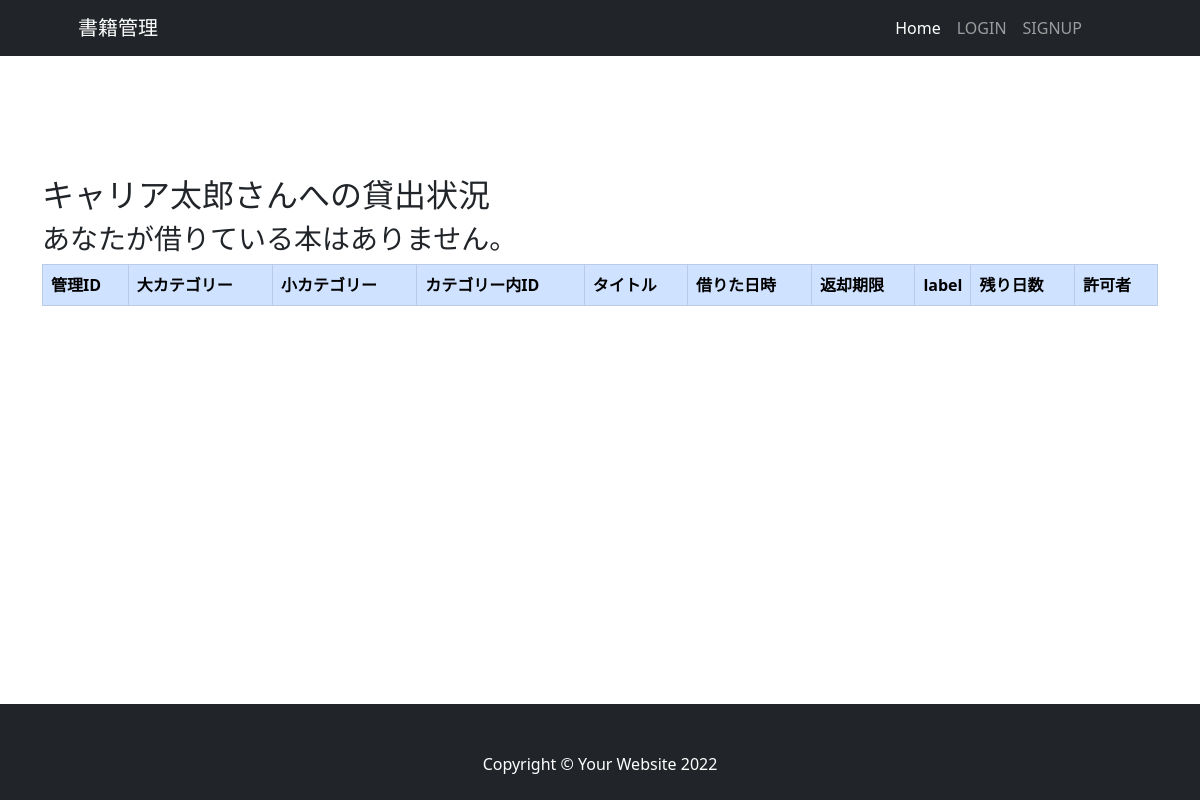
The app's page /detail_status_user/2/, older data.
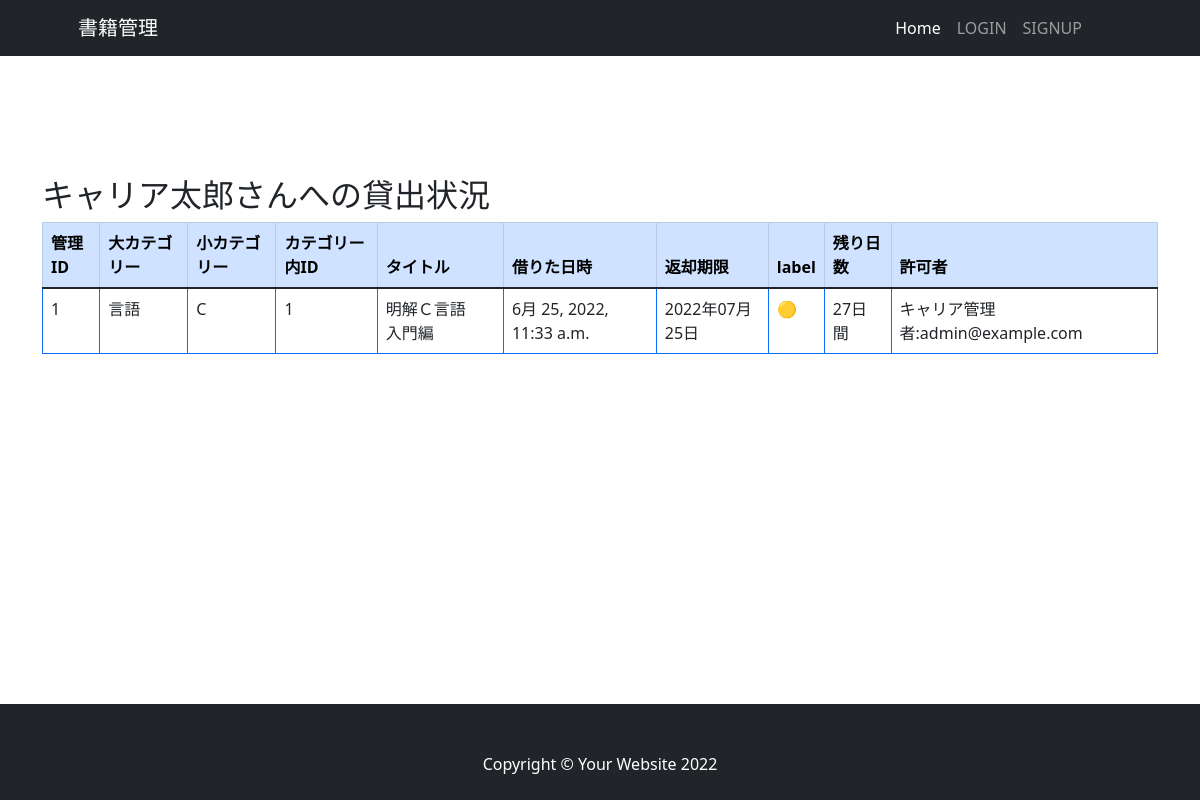
The same page, newer data.
### register/models.py (models this page shows, shortened)
class User(AbstractBaseUser, PermissionsMixin):
    email = models.EmailField(_('email address'), unique=True)
    first_name = models.CharField(_('first name'), max_length=30, blank=True)
    last_name = models.CharField(_('last name'), max_length=150, blank=True)
    is_staff = models.BooleanField(
        _('staff status'),
        default=False,
        help_text=_(
            'Designates whether the user can log into this admin site.'),
    )
    is_active = models.BooleanField(
        _('active'),
        default=True,
        help_text=_(
            'Designates whether this user should be treated as active. '
            'Unselect this instead of deleting accounts.'
        ),
    )
    date_joined = models.DateTimeField(_('date joined'), default=timezone.now)
    """
    5冊目での貸出上限フラグ追加
    """
    rental_limit = models.BooleanField(default=False, help_text='5冊以上借りたらTrue', verbose_name='貸出上限フラグ')
    """
    借りているかどうかでフラグ追加
    """
    is_borrowing = models.BooleanField(default=False, help_text='本を借りていればTrue', verbose_name='本を借りている人/is_borrowing')
    objects = CustomUserManager()
    EMAIL_FIELD = 'email'
    USERNAME_FIELD = 'email'
    REQUIRED_FIELDS = []
    class Meta:
        verbose_name = _('user')
        verbose_name_plural = _('users')
    def __str__(self):
        return self.last_name + self.first_name + ':' + self.email

### book_rental_app/models.py (models this page shows, shortened)
class LendingStatus(models.Model):
    checkout_date = models.DateTimeField(auto_now_add=True, verbose_name='貸し出し日')
    returned_date = models.DateTimeField(auto_now=True, verbose_name='返却日')
    book = models.ForeignKey(Books, on_delete=models.PROTECT, verbose_name='貸し出された書籍')
    borrower_user = models.ForeignKey(User, on_delete=models.PROTECT, related_name='status_borrower', verbose_name='本を借りた人')
    lender_user = models.ForeignKey(User, on_delete=models.PROTECT, related_name='status_lender', verbose_name='貸出許可を出した人')
    is_returned = models.BooleanField(default=False, help_text='本が返されたらTrue', verbose_name='返されたかどうかのラベル')
    def get_due_date(self):
        due_date = self.checkout_date + relativedelta(months=1)
        return due_date
    def get_grace_period(self):
        grace_period = self.get_due_date().date()-dt.date.today()
        return grace_period.days
    def get_is_over(self):
        today = dt.date.today()
        if today > self.get_due_date().date():
            return True
        else:
            return False
    class Meta:
        db_table = 'LendingStatus'
        verbose_name = '貸出状況'
        verbose_name_plural = '貸出状況'

class Books(models.Model):
    manage_id = models.IntegerField(verbose_name='書籍管理用ID', blank=True, null=True)
    id_in_category = models.IntegerField(verbose_name='カテゴリーにおけるID', blank=True, null=True)
    title = models.CharField(max_length=255, verbose_name='Book Title')
    category = models.ForeignKey(SmallCategory, on_delete=models.SET_NULL, blank=True, null=True, verbose_name='Small Categroy name')
    borrower_user = models.ForeignKey(User, on_delete=models.SET_NULL, blank=True, null=True, related_name='borrowing_books', verbose_name='本を借りた人')
    lender_user = models.ForeignKey(User, on_delete=models.SET_NULL, blank=True, null=True, related_name='lending_books', verbose_name='貸出許可を出した人')
    is_rental = models.BooleanField(default=False, help_text='借りられたらTrue', verbose_name='貸出中ラベル')
    created_at = models.DateTimeField(auto_now_add=True, verbose_name='書籍追加された日時')
    class Meta:
        db_table = 'Books'
        verbose_name = '書籍情報'
        verbose_name_plural = '書籍情報'

class SmallCategory(models.Model):
    large_category = models.ForeignKey(LargeCategory, on_delete=models.SET_NULL, blank=True, null=True, verbose_name='Large Categroy name')
    name = models.CharField(max_length=25, verbose_name='Small Categroy name')
    def __str__(self):
        return self.name
    class Meta:
        db_table = 'Small_Category'
        verbose_name = '小カテゴリー'
        verbose_name_plural = '小カテゴリー'

class LargeCategory(models.Model):
    name = models.CharField(max_length=25, verbose_name='Large Categroy name')
    def __str__(self):
        return self.name
    class Meta:
        db_table = 'Large_Category'
        verbose_name = '大カテゴリー'
        verbose_name_plural = '大カテゴリー'

### book_rental_app/views/lender_views.py (the view)
# urls.py: path('detail_status_user/<int:pk>/', views.detail_status_user, name='detail_status_user'),
def detail_status_user(request, pk):
    status_user = User.objects.get(id=pk)
    lending_status = LendingStatus.objects.filter(borrower_user=status_user, is_returned=False)
    context = {
        'status_user': status_user,
        'lending_status': lending_status,
    }
    return render(request, 'lender/list_status/detail_status_user.html', context)

### book_rental_app/templates/lender/list_status/detail_status_user.html (shortened to what this page needs)
{% extends 'lender/base.html' %}
{% load custom_tag %}
{% block content %}
        <section class="pt-4">
            <div class="container">
                <h2>{{ status_user.last_name }}{{ status_user.first_name }}さんへの貸出状況</h2>
                  <table class="table table-bordered border-primary table-hover">
                    <thead class="table-primary">
                      <tr>
                        <th scope="col">管理ID</th>
                        <th scope="col">大カテゴリー</th>
                        <th scope="col">小カテゴリー</th>
                        <th scope="col">カテゴリー内ID</th>
                        <th scope="col">タイトル</th>
                        <th scope="col">借りた日時</th>
                        <th scope="col">返却期限</th>
                        <th scope="col" width="3%">label</th>
                        <th scope="col">残り日数</th>
                        <th scope="col">許可者</th>
                      </tr>
                    </thead>
                    {% if lending_status %}
                    {% for status in lending_status %}
                    {% if not status.is_returned %}
                    <tbody>
                      <tr>
                          <td>{{ status.book.manage_id }}</td>
                          <td>{{ status.book.category.large_category }}</td>
                          <td>{{ status.book.category }}</td>
                          <td>{{ status.book.id_in_category }}</td>
                          <td>{{ status.book.title }}</td>
                          <td>{{ status.checkout_date }}</td>
                          <td>{{ status.get_due_date | date:"Y年m月j日" }}</td>
                          {% if not status.get_is_over %}
                          {% if status.get_grace_period >= 28 %}
                          <td>🟢</td>
                          {% elif status.get_grace_period >= 14 %}
                          <td>🟡</td>
                          {% elif status.get_grace_period >= 3 %}
                          <td>🟠</td>
                          {% elif status.get_grace_period == 0 %}
                          <td>🔴</td>
                          {% endif %}
                          {% else %}
                          <td>❌</td>
                          {% endif %}
                          {% if status.get_grace_period >= 0 %}
                          <td>{{ status.get_grace_period }}日間</td>
                          {% else %}
                          <td>延滞{% multiplication -1 status.get_grace_period %}日間</td>
                          {% endif %}
                          <td>{{ status.lender_user }}</td>
                      </tr>
                    </tbody>
                    {% endif %}
                    {% endfor %}
                    {% else %}
                    <h3>あなたが借りている本はありません。</h3>
                    {% endif %}
                  </table>
            </div>
        </section>
{% endblock %}

### book_rental_app/templates/lender/base.html (shortened to what this page needs)
{% load static %}
<!DOCTYPE html>
<html lang="ja">
    <head>
        <link href="https://cdn.jsdelivr.net/npm/bootstrap-icons@1.8.0/font/bootstrap-icons.css" rel="stylesheet" />
        <link href="{% static 'css/borrower.css' %}" rel="stylesheet" />
        <link href="{% static 'css/mystyle.css' %}" rel="stylesheet" />
    </head>
    <body>
        <nav class="navbar navbar-expand-lg navbar-dark bg-dark">
            <div class="container px-lg-5">
                <a class="navbar-brand" href="{% url 'book_rental_app:index_lender' %}">書籍管理</a>
                <div class="collapse navbar-collapse" id="navbarSupportedContent">
                    <ul class="navbar-nav ms-auto mb-2 mb-lg-0">
                        <li class="nav-item"><a class="nav-link active" aria-current="page" href="#!">Home</a></li>
                        {% if user.is_authenticated %}
                        {% if user.last_name and user.first_name %}
                        <li class="nav-item dropdown">
                            <a class="nav-link dropdown-toggle" data-toggle="dropdown"
                            href="#" role="button" aria-haspopup="true" aria-expanded="false">
                            {{ user.last_name }}{{ user.first_name }}</a>
                            <div class="dropdown-menu left">
                            <a class="dropdown-item" href="{% url 'register:user_detail' user.pk %}">ユーザー情報</a>
                            <a class="dropdown-item" href="{% url 'register:user_update' user.pk %}">ユーザー情報更新</a>
                            <a class="dropdown-item" href="{% url 'register:password_change' %}">パスワード変更</a>
                            <a class="dropdown-item" href="{% url 'register:email_change' %}">メールアドレス変更</a>
                            <a class="dropdown-item" href="{% url 'register:logout' %}">LOGOUT</a>
                            </div>
                        </li>
                        {% else %}
                        <li class="nav-item dropdown">
                            <a class="nav-link dropdown-toggle" data-toggle="dropdown"
                            href="#" role="button" aria-haspopup="true" aria-expanded="false">
                            アカウント</a>
                            <div class="dropdown-menu left">
                            <a class="dropdown-item" href="{% url 'register:user_detail' user.pk %}">ユーザー情報</a>
                            <a class="dropdown-item" href="{% url 'register:user_update' user.pk %}">ユーザー情報更新</a>
                            <a class="dropdown-item" href="{% url 'register:password_change' %}">パスワード変更</a>
                            <a class="dropdown-item" href="{% url 'register:email_change' %}">メールアドレス変更</a>
                            <a class="dropdown-item" href="{% url 'register:logout' %}">LOGOUT</a>
                            </div>
                        </li>
                        {% endif %}
                        {% else %}
                        <div class="collapse navbar-collapse justify-content-end">
                        <ul class="nav navbar-nav">
                        <li class="nav-item active">
                            <a class="nav-link" href="{% url 'register:login' %}">LOGIN</a>
                        </li>
                        <li class="nav-item active">
                            <a class="nav-link" href="{% url 'register:user_create' %}">SIGNUP</a>
                        </li>
                        <li class="nav-item">
                            <a class="nav-link">　</a>
                        </li>
                        </ul>
                        </div>
                        {% endif %}
                    </ul>
                </div>
            </div>
        </nav>
        {% block content %}
        {% endblock %}
        <footer class="py-5 bg-dark">
            <div class="container"><p class="m-0 text-center text-white">Copyright &copy; Your Website 2022</p></div>
        </footer>
    </body>
</html>

### static/css/mystyle.css (style rules this page uses)
body { margin: 0; padding: 0; position: relative; padding-bottom: 120px; }
section { margin-top: 6rem; }
footer { width: 100%; height: 6px; background-color: #89c7de; color: #fff; text-align: center; padding: 60px 0; position: fixed; bottom: 0; }

Row changes from the older to the newer data that the page shows:
added LendingStatus: book.manage_id "1", book.category.large_category "言語", book.category "C", book.id_in_category "1", book "明解Ｃ言語 入門編", checkout_date "6月 25, 2022, 11:33 a.m.", get_due_date "2022年07月25日", get_grace_period "27", lender_user "キャリア管理者:admin@example.com"
Text that changed along with them:
text no longer shown: "あなたが借りている本はありません。"
